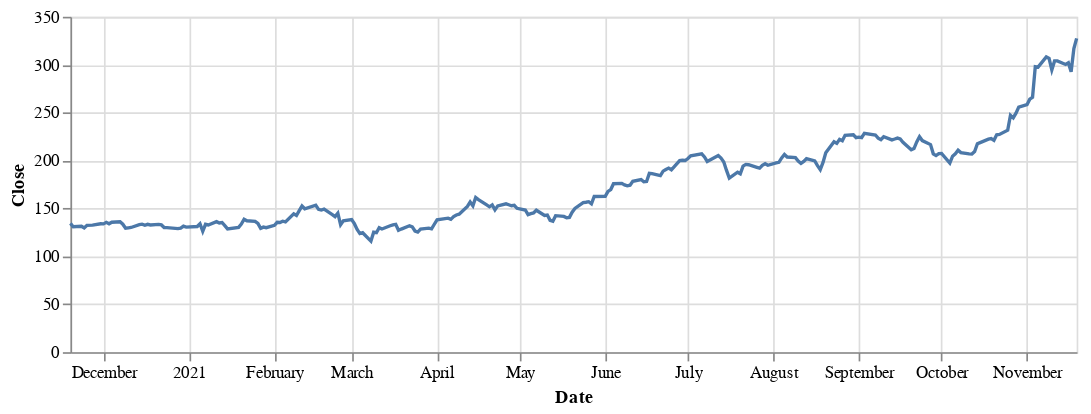

Notebook cell for this chart:
### Markdown cell above
**NVDA**
---

I based this trade off research I did using mainly Reddit. I found a post that analyzed NVDIA's stock. I was initially interested in going with a chip manufactor, because I have personally seen how high the demand has been recently and the chip shortage and crypto-boom have helped to ensure this shortage will continue for the forseeable future. This post was the main reason I picked this stock. I bought 10 shares, half of the total amount I purchased this week. In addition to using the post, and other peripheral knowledge, I looked at the how the closing price changed over the past 1 day, 5 days, month, 1 year and 5 years. The price generally went up as time went on and that was the final piece of data that helped me conclude that this was one of the trades I wanted to make. 

[NVDA Reddit reference](https://www.reddit.com/r/stocks/comments/qx1l1a/i_analyzed_nvda_so_you_dont_have_to/)

### Code cell
price1 = alt.Chart(nvda.reset_index()).mark_line().encode(
    x='Date:T',
    y='Close',
    tooltip=['Date','Open','Close','High','Low','Volume']
).properties(
    width=600,
    height=200
)

price1

### Figure 1 — Vega-Lite specification as saved in the notebook (floating-point values rounded to 4 significant figures; data arrays with more than 128 entries replaced by an {"elided": "..."} marker saying what was removed)
{"config": {"view": {"continuousWidth": 400, "continuousHeight": 300}}, "data": {"name": "data-57cea5c461b5d24a12cc14cf0f853ab4"}, "mark": "line", "encoding": {"tooltip": [{"type": "temporal", "field": "Date"}, {"type": "quantitative", "field": "Open"}, {"type": "quantitative", "field": "Close"}, {"type": "quantitative", "field": "High"}, {"type": "quantitative", "field": "Low"}, {"type": "quantitative", "field": "Volume"}], "x": {"type": "temporal", "field": "Date"}, "y": {"type": "quantitative", "field": "Close"}}, "height": 200, "width": 600, "$schema": "https://vega.github.io/schema/vega-lite/v4.8.1.json", "datasets": {"data-57cea5c461b5d24a12cc14cf0f853ab4": {"elided": "253 records"}}}
